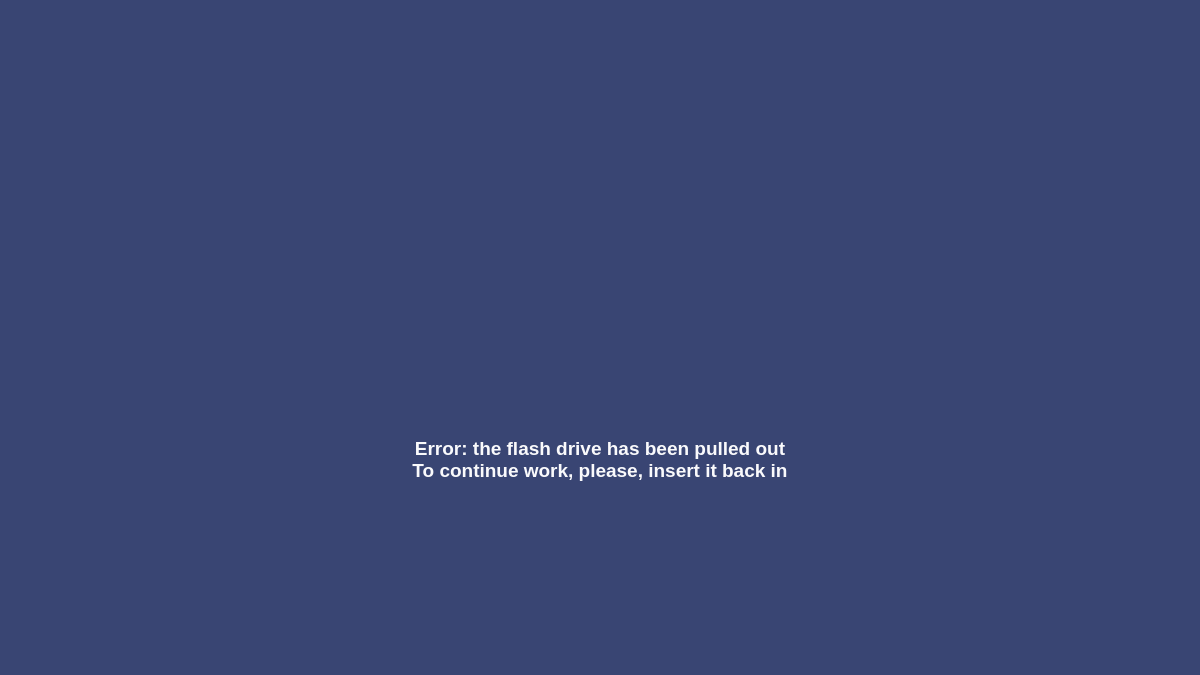
<?xml version="1.0" encoding="UTF-8"?>
<ui version="4.0">
 <class>alertWidget</class>
 <widget class="QWidget" name="alertWidget">
  <property name="geometry">
   <rect>
    <x>0</x>
    <y>0</y>
    <width>1200</width>
    <height>675</height>
   </rect>
  </property>
  <property name="windowTitle">
   <string>Form</string>
  </property>
  <property name="styleSheet">
   <string notr="true">QWidget {
    background-color: #394573;
    color: #fafafc;
    font-family: 'SF Pro';
    font-size: 14pt;
	text-align: left;
	font-weight: 1000;
}
</string>
  </property>
  <widget class="QLabel" name="pictureLabel">
   <property name="geometry">
    <rect>
     <x>150</x>
     <y>319</y>
     <width>900</width>
     <height>281</height>
    </rect>
   </property>
   <property name="text">
    <string>Error: the flash drive has been pulled out
To continue work, please, insert it back in</string>
   </property>
   <property name="alignment">
    <set>Qt::AlignCenter</set>
   </property>
  </widget>
  <widget class="QLabel" name="textLabel">
   <property name="geometry">
    <rect>
     <x>150</x>
     <y>100</y>
     <width>900</width>
     <height>321</height>
    </rect>
   </property>
   <property name="text">
    <string/>
   </property>
   <property name="pixmap">
    <pixmap>alert.png</pixmap>
   </property>
   <property name="alignment">
    <set>Qt::AlignCenter</set>
   </property>
  </widget>
 </widget>
 <resources/>
 <connections/>
</ui>
